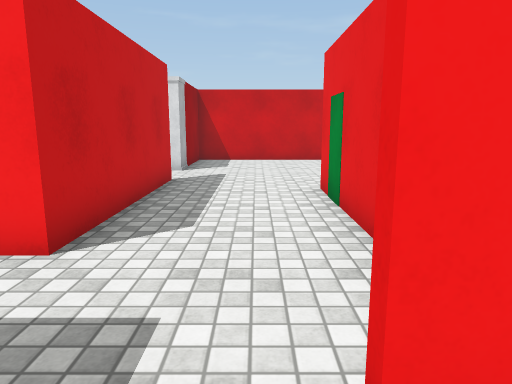
view 1 (above)

19 first-person views from a walk through a Unity game level. The camera is 1.4 m above the floor, tilts 10° down and sees 70° across. The floor is counted in squares, 1 m on a side. Each view is taken from the middle of a square. On the plan, view 1 faces up. The plan holds only what a view shows up to about 16 squares ahead; the rest is blank. Surface patterns are stand-ins for the level's own textures.

view 2
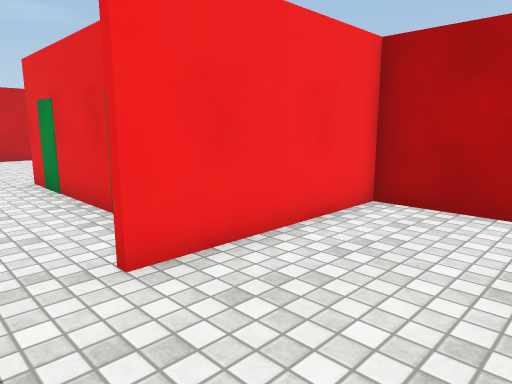

view 3
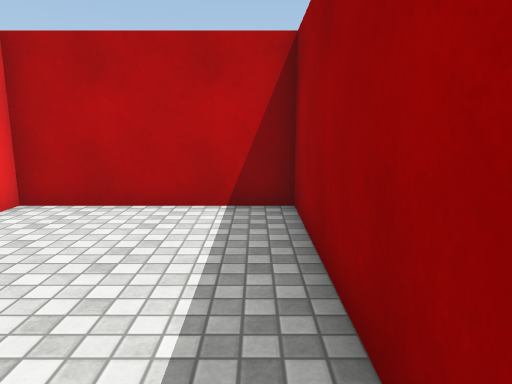

view 4
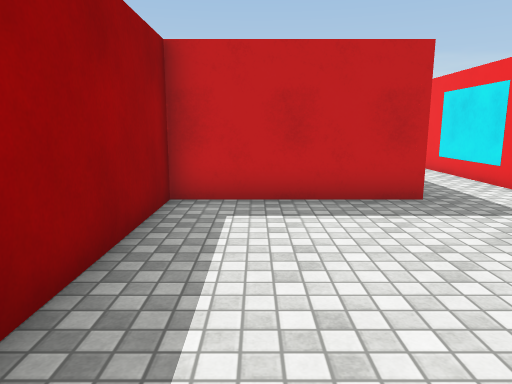

view 5
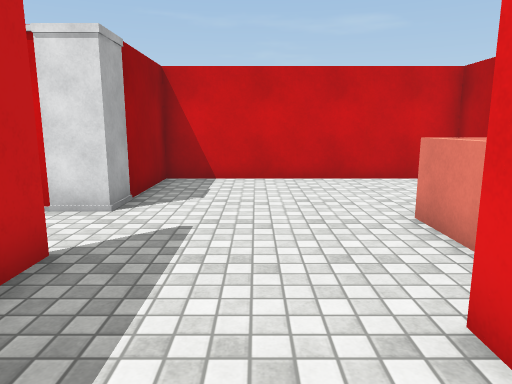

view 6
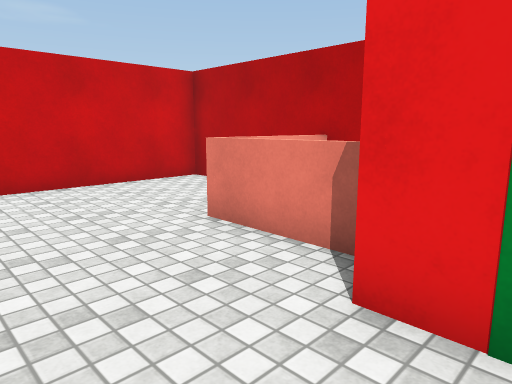

view 7
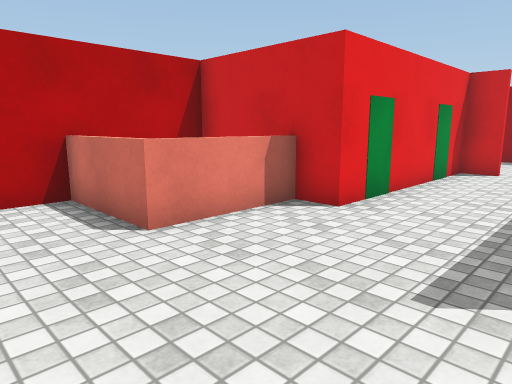

view 8
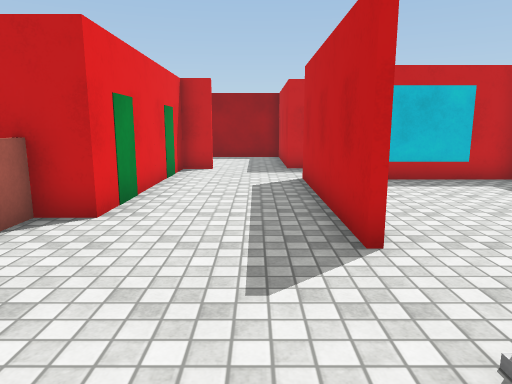

view 9
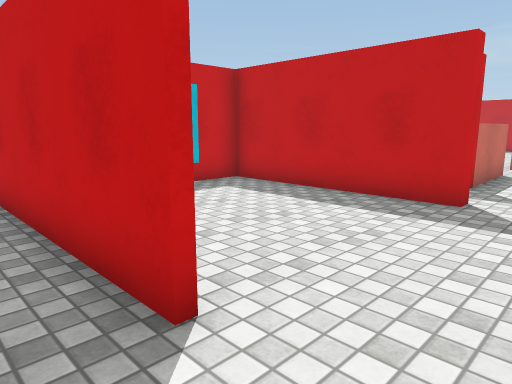

view 10
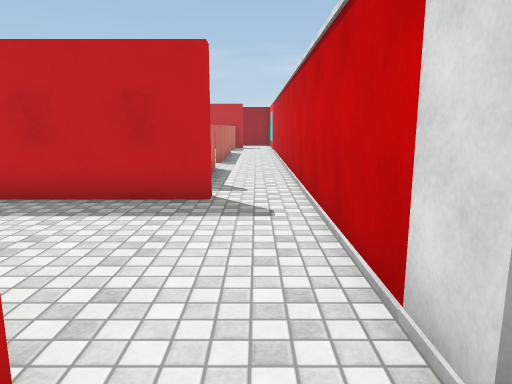

view 11
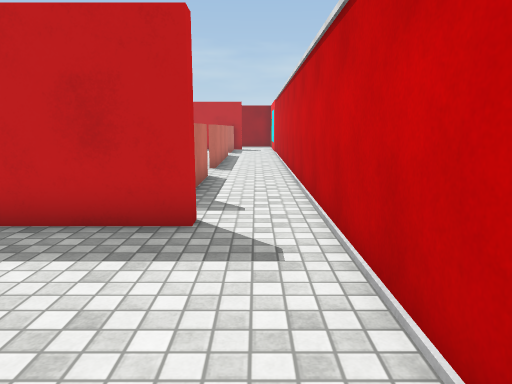

view 12
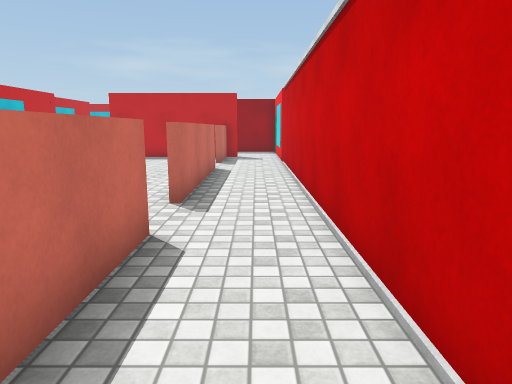

view 13
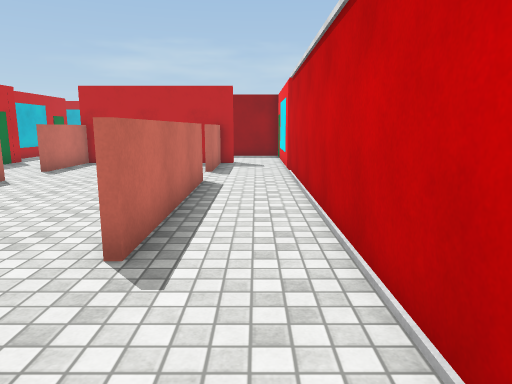

view 14
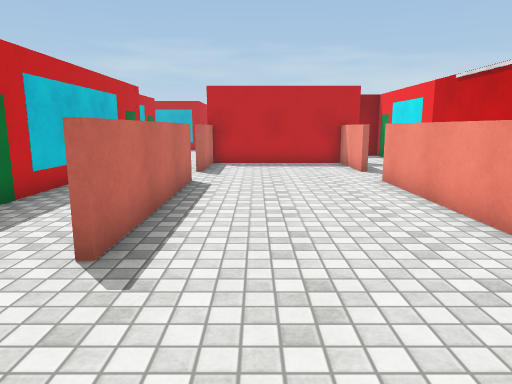

view 15
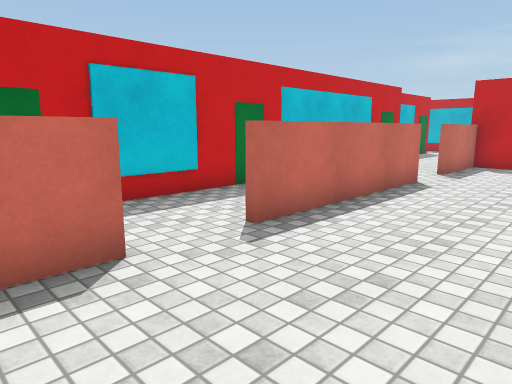

view 16
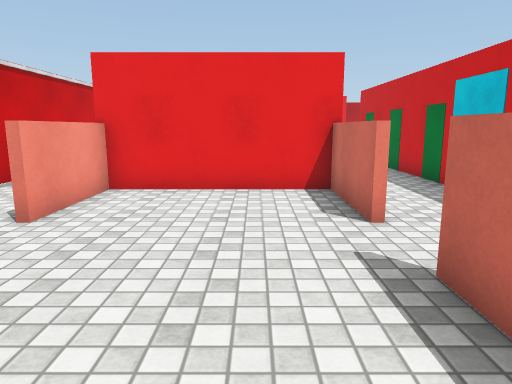

view 17
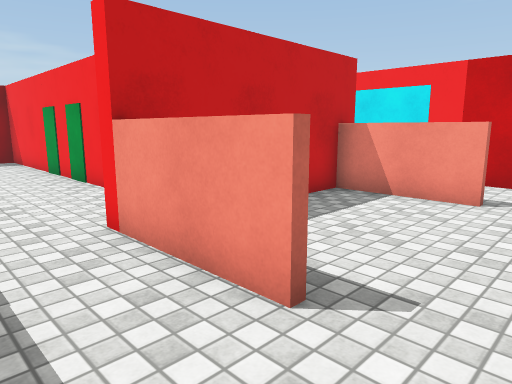

view 18
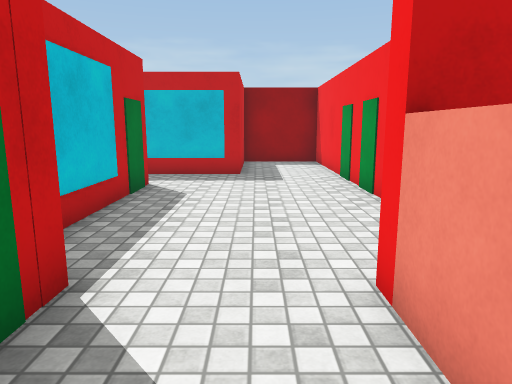

view 19
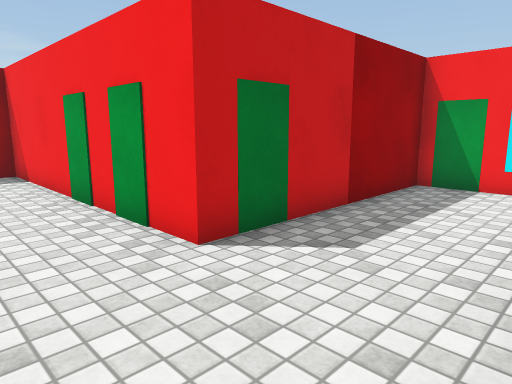

### Floor plan
Points are (right, up) in squares from view 1. A wall is a line through its corners. A room is listed if a view was taken in it or the views show most of it. See-through windows are left out.
Room 1 (views 1, 2, 3, 4)
walls: (-2.1, 1.3) (-2.1, -3.7) (5.5, -3.7) (5.5, 1.3) (0.5, 1.3)
ways out: opening at (-0.5, 1) to room 2
Room 2 (views 5, 6, 7, 8, 9, 10)
walls: (2.5, 8.4) (2.5, 11.6) (5.5, 11.6); (-2.3, 10) (-2.3, 3.9); (5.5, 10.9) (5.5, 16.1) (-2.5, 16.1) (-2.5, 12.1); (0.4, 1.5) (1.5, 1.5) (1.5, 8.4) (3, 8.4)
ways out: opening at (-0.5, 1) to room 1; opening at (-2, 10.5) to room 3; opening at (-1, 2.5) to room 4
Room 3 (view 11)
walls: (-8.6, 10.1) (-8.1, 10.1) (-8.1, 4.1) (-4.5, 4.1); (-2.5, 12.1) (-8.5, 12.1)
ways out: opening at (-2, 10.5) to room 2; opening at (-8, 11) to room 4
Room 4 (views 12, 13, 17, 18, 19)
walls: (-23.6, 4.1) (-27.1, 4.1); (-27.1, 1.3) (-5, 1.3); (-21.8, 9.6) (-15.6, 9.6); (-26.8, 9.6) (-23.6, 9.6); (-13.8, 9.6) (-10.5, 9.6); (-33.1, 0.3) (-28.8, 0.3); (-8.5, 12.1) (-30.5, 12.1) (-30.5, 5.5) (-39.3, 5.5) (-39.3, 2.5) (-35.1, 2.5) (-35.1, -0.4); (-2.8, 1.3) (-2.1, 1.3); (-2.3, 3.9) (-7.8, 3.9)
ways out: opening at (-1, 2.5) to room 2; opening at (-8, 11) to room 3; opening at (-22.5, 4) to room 5; opening at (-22.5, 10) to room 5; opening at (-14.5, 4) to room 5; opening at (-14.5, 10) to room 5
Room 5 (views 14, 15, 16)
walls: (-16.8, 9.4) (-21.8, 9.4); (-21.8, 4.3) (-15.6, 4.3); (-23.6, 9.4) (-26.8, 9.4); (-13.8, 4.3) (-10.6, 4.3); (-26.8, 4.3) (-23.6, 4.3); (-26.7, 10.1) (-26.7, 4); (-10.7, 4) (-10.7, 9.4) (-13.8, 9.4)
ways out: opening at (-22.5, 4) to room 4; opening at (-22.5, 10) to room 4; opening at (-14.5, 4) to room 4; opening at (-14.5, 10) to room 4

Where each view was taken, in squares from view 1:
view 1: 0 up, 0 right, facing up
view 2: 2 down, 1 left, facing up-right
view 3: 3 down, 1 left, facing right
view 4: 2 down, 5 right, facing left
view 5: 6 up, 0 right, facing up
view 6: 7 up, 1 left, facing up-right
view 7: 14 up, 2 left, facing down-right
view 8: 14 up, 1 left, facing down
view 9: 12 up, 1 left, facing down-left
view 10: 11 up, 1 left, facing left
view 11: 11 up, 3 left, facing left
view 12: 11 up, 9 left, facing left
view 13: 11 up, 12 left, facing left
view 14: 6 up, 12 left, facing left
view 15: 8 up, 12 left, facing down-left
view 16: 6 up, 19 left, facing right
view 17: 2 up, 22 left, facing up-left
view 18: 3 up, 24 left, facing left
view 19: 3 up, 27 left, facing up-left
